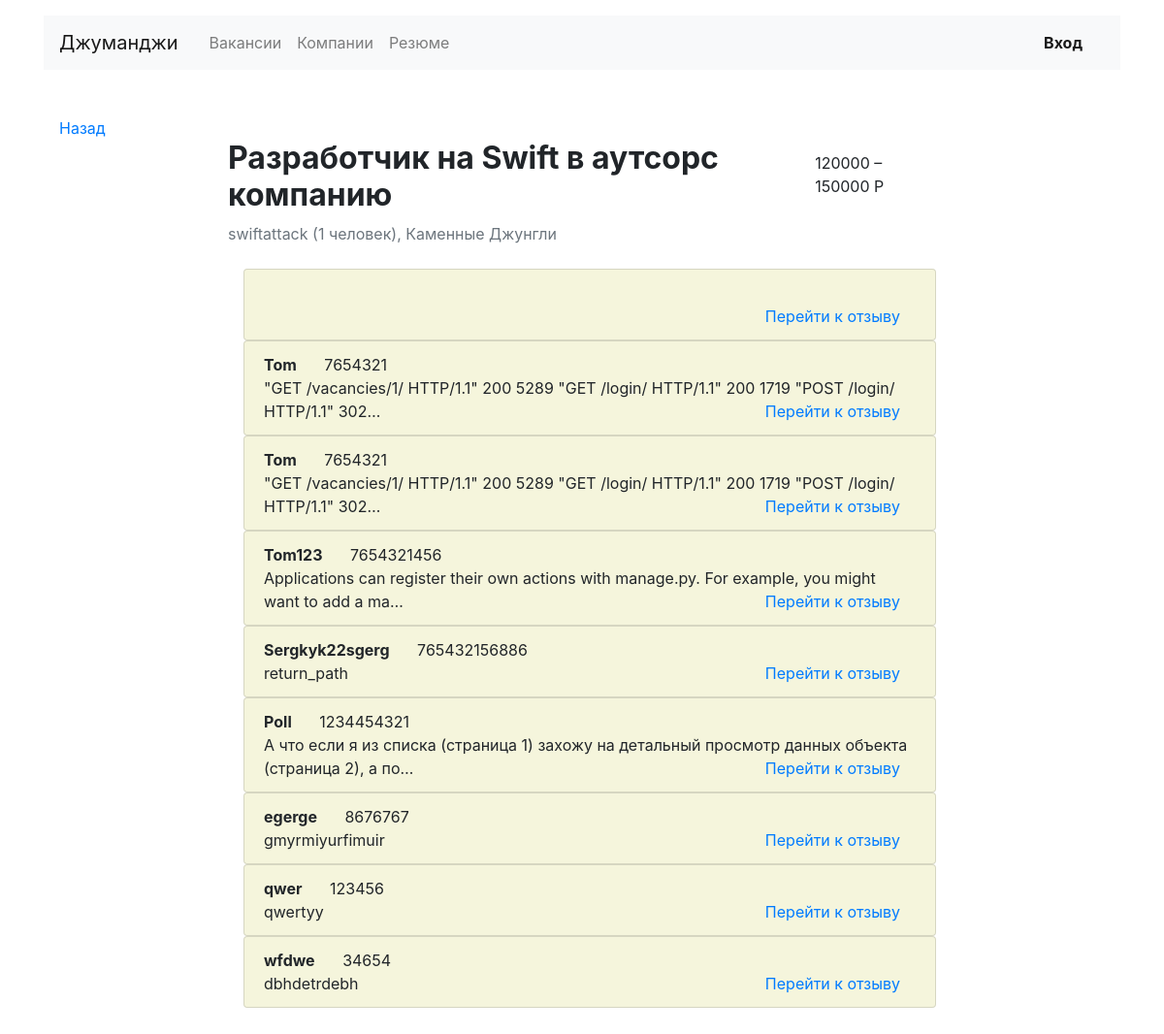
The page /vacancies/3/applications/ on the database its author committed.
### vacancy/models.py (models this page shows, shortened)
class Vacancy(models.Model):
    title = models.CharField(max_length=50, verbose_name="Название вакансии")
    speciality = models.ForeignKey(Speciality, related_name="vacancies", on_delete=models.PROTECT, null=True,
                                   blank=True)
    company = models.ForeignKey(Company, related_name="vacancies", on_delete=models.PROTECT, null=True, blank=True)
    skills = models.TextField("Требуемые навыки")
    description = models.TextField(verbose_name="Описание вакансии")
    salary_min = models.IntegerField(verbose_name="Зарплата от")
    salary_max = models.IntegerField(verbose_name="Зарплата до")
    published_at = models.DateTimeField(default=timezone.now)

class Company(models.Model):
    name = models.CharField(max_length=100, verbose_name="Название")
    location = models.CharField(max_length=30, verbose_name="Город")
    logo = models.ImageField(upload_to='company_images', blank=True)
    description = models.TextField(verbose_name="Информация")
    employee_count = models.IntegerField(verbose_name="Количество персонала", default=1)
    owner = models.OneToOneField(User, verbose_name="Владелец", related_name="company", on_delete=models.CASCADE,
                                 default=None, null=True, blank=True)

class Application(models.Model):
    written_username = models.CharField(verbose_name="Имя", max_length=50)
    written_phone = models.CharField(verbose_name="Телефон для связи", max_length=20)
    written_cover_letter = models.TextField(verbose_name="Сопроводительное письмо")
    vacancy = models.ForeignKey(Vacancy, related_name="applications", on_delete=models.PROTECT)
    user = models.ForeignKey(User, related_name="applications", on_delete=models.PROTECT)

### vacancy/views.py (the view)
# urls.py: path('vacancies/<int:pk>/applications/', ApplicationsView.as_view(), name='applications'),
class ApplicationsView(View):
    def get(self, request, pk):
        get_url = self.request.META.get('HTTP_REFERER', '/')
        vacancy = get_object_or_404(Vacancy, pk=pk)
        applications = vacancy.applications.all()
        context = {'vacancy': vacancy,
                   'get_url': get_url,
                   'applications': applications, }
        return render(request, 'vacancies/applications.html', context)

### templates/vacancies/applications.html (shortened to what this page needs)
{% extends 'vacancies/base.html' %}
{% block content %}
    <main class="container mt-3 pb-5">
        <div class="row mt-5">
            <div class="col-12 col-lg-2">
                <div class="pl-3 mb-5">
                    <p><a href={{ get_url }}>Назад</a></p><br>
                </div>
            </div>
            <div class="col-12 col-lg-8">
                <div class="d-flex align-items-baseline align-content-baseline">
                    <h1 class="h2 mt-4 font-weight-bold">{{ vacancy.title }}</h1>
                    <p class="m-0 pl-3">{{ vacancy.salary_min }} – {{ vacancy.salary_max }} Р</p>
                </div>
                <p class="text-muted mb-4">{{ vacancy.company.name }} ({{ vacancy.company.employee_count }}
                    человек), {{ vacancy.company.location }}</p>
                {% for app in applications %}
                    <section class="pl-3">
                        <ul class="list-group">
                            <li class="list-group-item" style="background: beige">
                                <b>{{ app.written_username }}</b>
                                <span class="m-4">{{ app.written_phone }}</span><br>
                                <span>{{ app.written_cover_letter|truncatechars:100 }}</span>
                                <span class="float-right mr-3"><a
                                        href="#">Перейти к отзыву</a> </span>
                            </li>
                        </ul>
                    </section>
                {% endfor %}
            </div>
        </div>
    </main>
{% endblock %}

### rows shown on the page
Vacancy: title "Разработчик на Swift в аутсорс компанию", salary_min "120000", salary_max "150000", company.name "swiftattack", company.employee_count "1", company.location "Каменные Джунгли"
Application: written_username "Tom", written_phone "7654321", written_cover_letter "\"GET /vacancies/1/ HTTP/1.1\" 200 5289 \"GET /login/ HTTP/1.1\" 200 1719 \"POST /login/ HTTP/1.1\" 302…"
Application: written_username "Tom", written_phone "7654321", written_cover_letter "\"GET /vacancies/1/ HTTP/1.1\" 200 5289 \"GET /login/ HTTP/1.1\" 200 1719 \"POST /login/ HTTP/1.1\" 302…"
Application: written_username "Tom123", written_phone "7654321456", written_cover_letter "Applications can register their own actions with manage.py. For example, you might want to add a ma…"
Application: written_username "Sergkyk22sgerg", written_phone "765432156886", written_cover_letter "return_path"
Application: written_username "Poll", written_phone "1234454321", written_cover_letter "А что если я из списка (страница 1) захожу на детальный просмотр данных объекта (страница 2), а по…"
Application: written_username "egerge", written_phone "8676767", written_cover_letter "gmyrmiyurfimuir"
Application: written_username "qwer", written_phone "123456", written_cover_letter "qwertyy"
Application: written_username "wfdwe", written_phone "34654", written_cover_letter "dbhdetrdebh"
